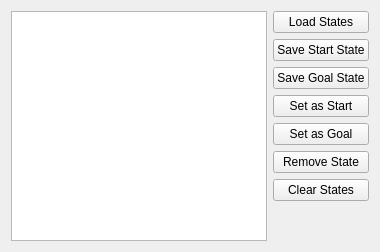
     <widget class="QWidget" name="stored_states">
      <attribute name="title">
       <string>Stored States</string>
      </attribute>
      <layout class="QHBoxLayout" name="horizontalLayout_2">
       <item>
        <widget class="QListWidget" name="list_states"/>
       </item>
       <item>
        <layout class="QVBoxLayout" name="verticalLayout_4">
         <item>
          <widget class="QPushButton" name="load_state_button">
           <property name="text">
            <string>Load States</string>
           </property>
          </widget>
         </item>
         <item>
          <widget class="QPushButton" name="save_start_state_button">
           <property name="text">
            <string>Save Start State</string>
           </property>
          </widget>
         </item>
         <item>
          <widget class="QPushButton" name="save_goal_state_button">
           <property name="text">
            <string>Save Goal State</string>
           </property>
          </widget>
         </item>
         <item>
          <widget class="QPushButton" name="set_as_start_state_button">
           <property name="text">
            <string>Set as Start</string>
           </property>
          </widget>
         </item>
         <item>
          <widget class="QPushButton" name="set_as_goal_state_button">
           <property name="text">
            <string>Set as Goal</string>
           </property>
          </widget>
         </item>
         <item>
          <widget class="QPushButton" name="remove_state_button">
           <property name="text">
            <string>Remove State</string>
           </property>
          </widget>
         </item>
         <item>
          <widget class="QPushButton" name="clear_states_button">
           <property name="text">
            <string>Clear States</string>
           </property>
          </widget>
         </item>
         <item>
          <spacer name="verticalSpacer_8">
           <property name="orientation">
            <enum>Qt::Vertical</enum>
           </property>
           <property name="sizeHint" stdset="0">
            <size>
             <width>20</width>
             <height>40</height>
            </size>
           </property>
          </spacer>
         </item>
        </layout>
       </item>
      </layout>
     </widget>
